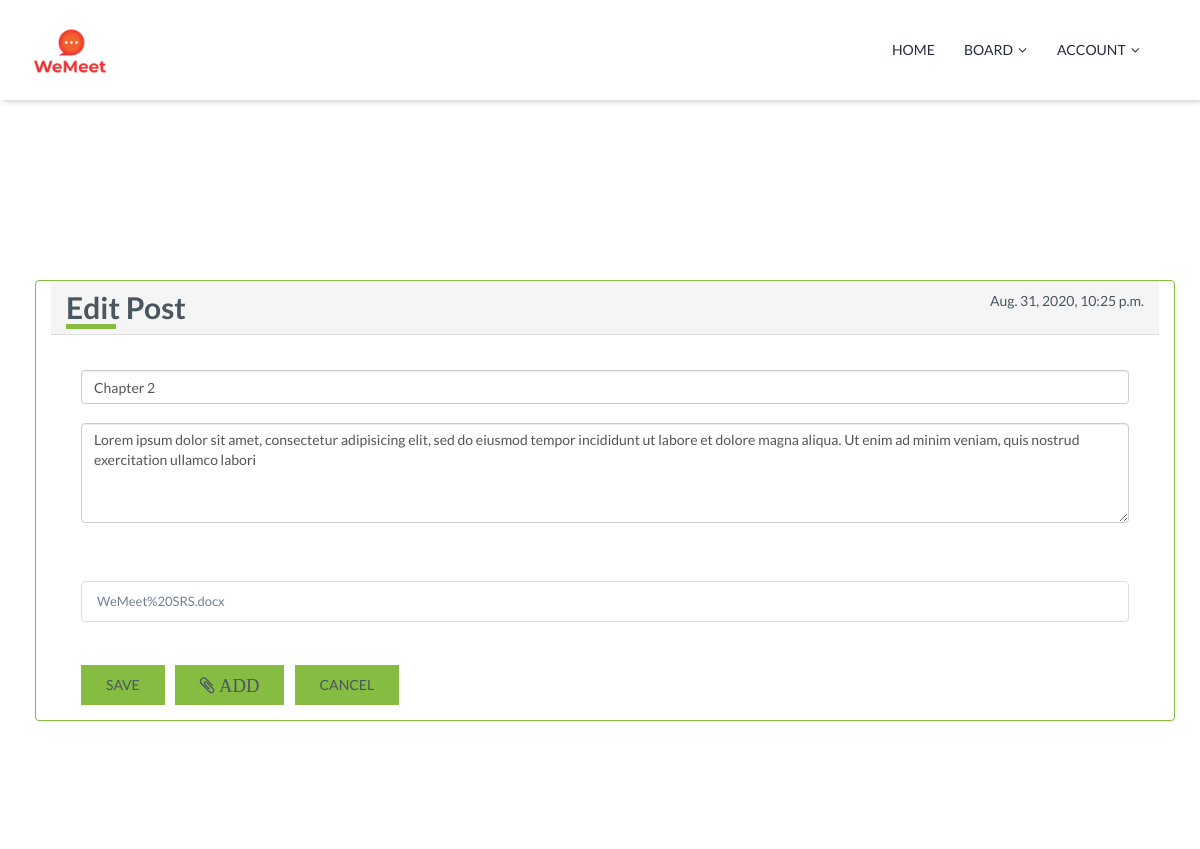
Page /post/edit_post/5 (signed in) on the committed database.
### post/models.py (models this page shows)
class Post(models.Model):
	postId = models.AutoField(primary_key=True)
	postTitle = models.CharField(max_length=50)
	postDescription = models.CharField(max_length=1000)
	createdOn = models.DateTimeField(default = datetime.now)
	createdBy = models.ForeignKey(User,
		on_delete=models.CASCADE)
	boardId = models.ForeignKey(Board,
		on_delete=models.CASCADE)

### post/views.py (the view, shortened to what this page needs)
# urls.py: path('edit_post/<int:postId>', views.EditPost.as_view(), name='edit_post'),
@method_decorator(login_required, name='dispatch')
class EditPost(View):
	def get(self, request,postId):
		post = Post.objects.filter(postId = postId).first()
		postAttachment = Post_Attachments.objects.filter(postId = postId).first()
		return render(request, 'board/EditPost.html',{'postobj':post , 'postatt':postAttachment,})

### globaltables/context_processors.py (called while the page is built)
def sections_processor(request):
    boardTypes = BoardType.objects.all()
    return {'boardTypes':boardTypes}

### templates/board/editPost.html (shortened to what this page needs)
{% extends 'base.html' %}
{% load static %}
{% block content %}
<div class="section section-padding courses">
    <div class="container">
        <div class="courses-wrapper">
            <div class="tab-content courses-content" style="margin-bottom: 80px; margin-top: -20px;">
                <div id="#" role="tabpanel" class="tab-pane fade in active">
                    <div class="style-show style-grid row">
                        <div class="col-sm-12">
                            <div class="news-detail">
                                <div class="news-comment">
                                    <div class="panel panel-default col-md-12" style="border: solid 1px #86bc42; margin-left: 5px;">
                                        <div class="panel-heading text-left">
                                            <span class="h3 course-syllabus-title underline">Edit Post</span>
                                            <span class="pull-right">{{ postobj.createdOn }}</span>
                                        </div>
                                        <div class="panel-body text-justify">
                                            <br>
                                            <div style="font-size: 1.3rem">
                                                <div class="col-md-12">
                                                    <form action="{% url 'edit_post' postId=postobj.postId %}" method="POST" enctype="multipart/form-data">
                                                        <input type="text" name="postTitle" id="id_postTitle" value="{{postobj.postTitle}}"placeholder="Enter The Post Title" class="form-control form-input" required>
                                                        <br>
                                                        <textarea name="postDescription" id="postForm" value="{{postobj.postTitle}}" cols="3" class="form-control" style="resize: vertical; height: 100px;" placeholder="Enter discription" cols="5" required>{{postobj.postDescription}}</textarea>
                                                        <br>
                                                        <ul id="viewFileAttachment">
                                                        </ul>
                                                        <br>
                                                        <button type="submit" class="btn btn-login btn-green" id="postBtn"><span>Save</span></button>
                                                        <button type="button" class="btn btn-login btn-green" onclick='$("#fileUpload").click()'>
                                                            <span class="fa fa-paperclip fa-lg"> Add</span>
                                                        </button>
                                                        <button type="button" class="btn btn-login btn-green" onclick=location.href="{% url 'view_post' postId=postobj.postId %}" ob><span>Cancel</span>
                                                        </button>
                                                    </form>
                                                </div>
                                            </div>
                                            <br>
                                        </div>
                                    </div>
                                </div>
                            </div>
                        </div>
                    </div>
                </div>
            </div>
        </div>
    </div>
</div>
{% endblock content %}

### templates/board/editPost.html (style rules this page uses)
button { margin-top: 5px; }

### rows in the picture
Post: createdOn "Aug. 31, 2020, 10:25 p.m.", postTitle "Chapter 2", postDescription "Lorem ipsum dolor sit amet, consectetur adipisicing elit, sed do eiusmod tempor incididunt ut labore et dolore magna aliqua. Ut enim ad minim veniam, quis nostrud exercitation ullamco labori"
